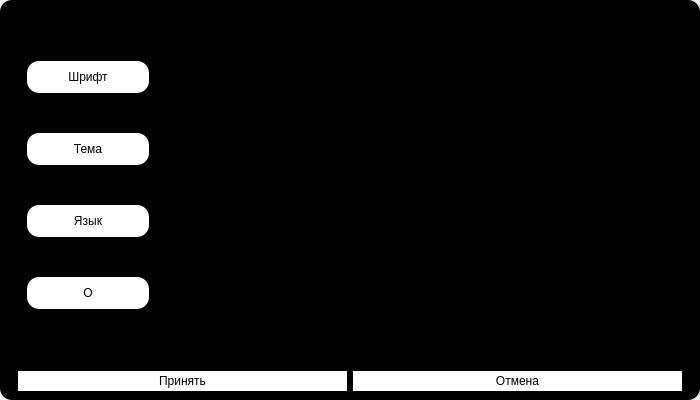
<?xml version="1.0" encoding="UTF-8"?>
<ui version="4.0">
 <class>settingWindow</class>
 <widget class="QWidget" name="settingWindow">
  <property name="geometry">
   <rect>
    <x>0</x>
    <y>0</y>
    <width>700</width>
    <height>400</height>
   </rect>
  </property>
  <property name="windowTitle">
   <string>Form</string>
  </property>
  <layout class="QVBoxLayout" name="verticalLayout">
   <property name="leftMargin">
    <number>0</number>
   </property>
   <property name="topMargin">
    <number>0</number>
   </property>
   <property name="rightMargin">
    <number>0</number>
   </property>
   <property name="bottomMargin">
    <number>0</number>
   </property>
   <item>
    <widget class="QWidget" name="widget" native="true">
     <property name="styleSheet">
      <string notr="true">background-color: rgb(0, 0, 0);
border-radius: 12px;</string>
     </property>
     <layout class="QVBoxLayout" name="verticalLayout_3">
      <item>
       <widget class="QWidget" name="bode" native="true">
        <layout class="QHBoxLayout" name="horizontalLayout_2">
         <item>
          <widget class="QWidget" name="settingSelection" native="true">
           <property name="maximumSize">
            <size>
             <width>140</width>
             <height>16777215</height>
            </size>
           </property>
           <layout class="QVBoxLayout" name="verticalLayout_2">
            <item>
             <widget class="QPushButton" name="fond">
              <property name="minimumSize">
               <size>
                <width>0</width>
                <height>32</height>
               </size>
              </property>
              <property name="styleSheet">
               <string notr="true">background-color: rgb(255, 255, 255);</string>
              </property>
              <property name="text">
               <string>Шрифт</string>
              </property>
             </widget>
            </item>
            <item>
             <widget class="QPushButton" name="theme">
              <property name="minimumSize">
               <size>
                <width>0</width>
                <height>32</height>
               </size>
              </property>
              <property name="styleSheet">
               <string notr="true">background-color: rgb(255, 255, 255);</string>
              </property>
              <property name="text">
               <string>Тема</string>
              </property>
             </widget>
            </item>
            <item>
             <widget class="QPushButton" name="lang">
              <property name="minimumSize">
               <size>
                <width>0</width>
                <height>32</height>
               </size>
              </property>
              <property name="styleSheet">
               <string notr="true">background-color: rgb(255, 255, 255);</string>
              </property>
              <property name="text">
               <string>Язык</string>
              </property>
             </widget>
            </item>
            <item>
             <widget class="QPushButton" name="about">
              <property name="minimumSize">
               <size>
                <width>0</width>
                <height>32</height>
               </size>
              </property>
              <property name="styleSheet">
               <string notr="true">background-color: rgb(255, 255, 255);</string>
              </property>
              <property name="text">
               <string>О</string>
              </property>
             </widget>
            </item>
           </layout>
          </widget>
         </item>
         <item>
          <widget class="QWidget" name="settingOutput" native="true"/>
         </item>
        </layout>
       </widget>
      </item>
      <item>
       <widget class="QWidget" name="what" native="true">
        <property name="maximumSize">
         <size>
          <width>16777215</width>
          <height>20</height>
         </size>
        </property>
        <layout class="QHBoxLayout" name="horizontalLayout">
         <property name="topMargin">
          <number>0</number>
         </property>
         <property name="bottomMargin">
          <number>0</number>
         </property>
         <item>
          <widget class="QPushButton" name="yes">
           <property name="minimumSize">
            <size>
             <width>0</width>
             <height>20</height>
            </size>
           </property>
           <property name="styleSheet">
            <string notr="true">background-color: rgb(255, 255, 255);</string>
           </property>
           <property name="text">
            <string>Принять</string>
           </property>
          </widget>
         </item>
         <item>
          <widget class="QPushButton" name="no">
           <property name="minimumSize">
            <size>
             <width>0</width>
             <height>20</height>
            </size>
           </property>
           <property name="styleSheet">
            <string notr="true">background-color: rgb(255, 255, 255);</string>
           </property>
           <property name="text">
            <string>Отмена</string>
           </property>
          </widget>
         </item>
        </layout>
       </widget>
      </item>
     </layout>
    </widget>
   </item>
  </layout>
 </widget>
 <resources/>
 <connections/>
</ui>
